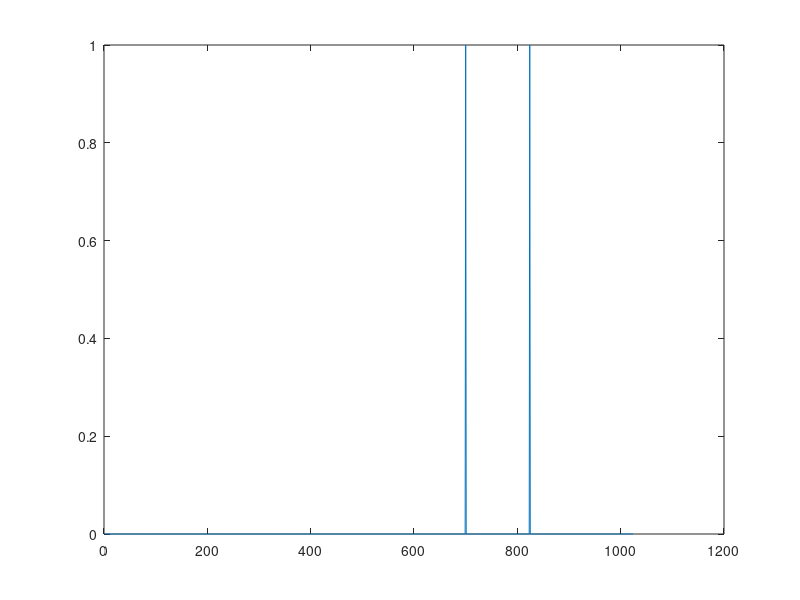
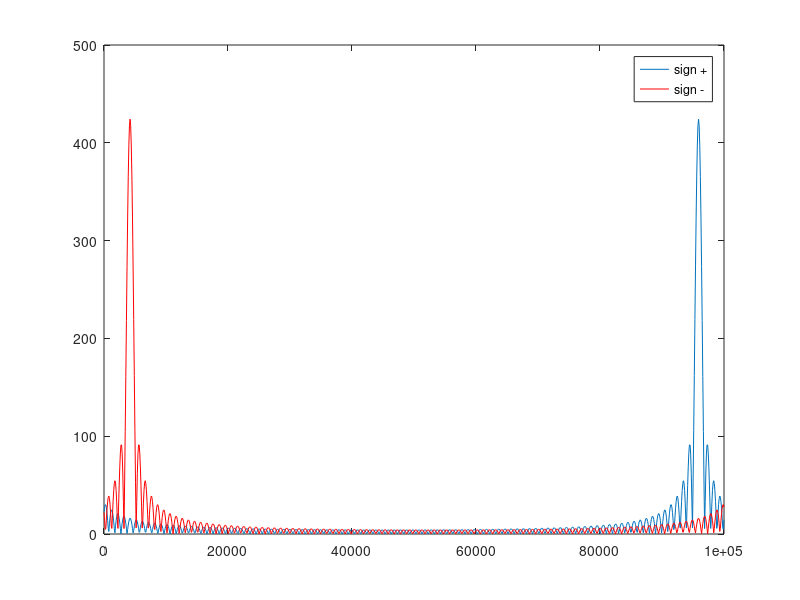

These figures' MATLAB source, in order:
close all;
clear all;

spec = zeros(1,1024);
%with only this items, result signal is complex signal (imaginary part is pi/2 shifted)
spec(824) = 1;
spec(700) = 1;

%with this spectral items, imaginary signal is zero
% spec(326) = 1;
% spec(202) = 1;

figure;
plot(spec);

y = ifft(spec);
figure;
imag(y)
plot(real(y), 'b-x'); hold on;
plot(imag(y), 'r-x'); hold off;

t = [0:10e-6:1000e-6]
%sign before cosine decides if we get up spectral part or low spectral part
y2a = 4.2*sin(2*pi*4.2e3*t) + i*4.2*cos(2*pi*4.2e3*t);
y2b = 4.2*sin(2*pi*4.2e3*t) - i*4.2*cos(2*pi*4.2e3*t);
spec2a = abs(fft(y2a, 1024));
spec2b = abs(fft(y2b, 1024));
spec2X = linspace(0,1/10e-6, 1024);
plot(spec2X, spec2a); hold on;
plot(spec2X, spec2b, '-r'); hold off;
legend('sign +', 'sign -');



